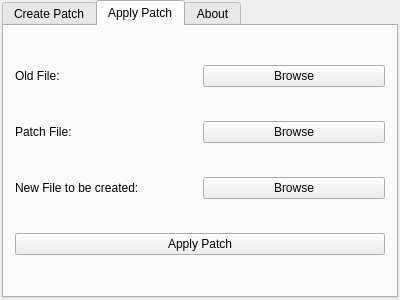
<?xml version="1.0" encoding="UTF-8"?>
<ui version="4.0">
 <class>MainWindow</class>
 <widget class="QMainWindow" name="MainWindow">
  <property name="geometry">
   <rect>
    <x>0</x>
    <y>0</y>
    <width>400</width>
    <height>300</height>
   </rect>
  </property>
  <property name="windowTitle">
   <string>MainWindow</string>
  </property>
  <widget class="QWidget" name="centralWidget">
   <layout class="QGridLayout" name="gridLayout">
    <property name="leftMargin">
     <number>2</number>
    </property>
    <property name="topMargin">
     <number>0</number>
    </property>
    <property name="rightMargin">
     <number>2</number>
    </property>
    <property name="bottomMargin">
     <number>2</number>
    </property>
    <item row="0" column="0">
     <widget class="QTabWidget" name="tabWidget">
      <property name="currentIndex">
       <number>1</number>
      </property>
      <widget class="QWidget" name="tab">
       <attribute name="title">
        <string>Create Patch</string>
       </attribute>
       <layout class="QGridLayout" name="gridLayout_4">
        <item row="0" column="1">
         <widget class="QPushButton" name="create_sourceFileButton">
          <property name="text">
           <string>Browse</string>
          </property>
         </widget>
        </item>
        <item row="1" column="1">
         <widget class="QPushButton" name="create_newFileButton">
          <property name="text">
           <string>Browse</string>
          </property>
         </widget>
        </item>
        <item row="1" column="0">
         <widget class="QLabel" name="create_newFileLabel">
          <property name="text">
           <string>New version of Source File:</string>
          </property>
         </widget>
        </item>
        <item row="0" column="0">
         <widget class="QLabel" name="create_sourceFileLabel">
          <property name="text">
           <string>Source File:</string>
          </property>
         </widget>
        </item>
        <item row="2" column="0">
         <widget class="QLabel" name="create_patchFileLabel">
          <property name="text">
           <string>Patch File to be created:</string>
          </property>
         </widget>
        </item>
        <item row="2" column="1">
         <widget class="QPushButton" name="create_patchFileButton">
          <property name="text">
           <string>Browse</string>
          </property>
         </widget>
        </item>
        <item row="3" column="0" colspan="2">
         <widget class="QPushButton" name="create_initButton">
          <property name="text">
           <string>Create Patch</string>
          </property>
         </widget>
        </item>
       </layout>
      </widget>
      <widget class="QWidget" name="tab_2">
       <attribute name="title">
        <string>Apply Patch</string>
       </attribute>
       <layout class="QGridLayout" name="gridLayout_5">
        <item row="0" column="0">
         <widget class="QLabel" name="apply_oldFileLabel">
          <property name="text">
           <string>Old File:</string>
          </property>
         </widget>
        </item>
        <item row="0" column="1">
         <widget class="QPushButton" name="apply_oldFileButton">
          <property name="text">
           <string>Browse</string>
          </property>
         </widget>
        </item>
        <item row="1" column="0">
         <widget class="QLabel" name="apply_patchFileLabel">
          <property name="text">
           <string>Patch File:</string>
          </property>
         </widget>
        </item>
        <item row="1" column="1">
         <widget class="QPushButton" name="apply_patchFileButton">
          <property name="text">
           <string>Browse</string>
          </property>
         </widget>
        </item>
        <item row="2" column="0">
         <widget class="QLabel" name="apply_newFileLabel">
          <property name="text">
           <string>New File to be created:</string>
          </property>
         </widget>
        </item>
        <item row="2" column="1">
         <widget class="QPushButton" name="apply_newFileButton">
          <property name="text">
           <string>Browse</string>
          </property>
         </widget>
        </item>
        <item row="3" column="0" colspan="2">
         <widget class="QPushButton" name="apply_initButton">
          <property name="text">
           <string>Apply Patch</string>
          </property>
         </widget>
        </item>
       </layout>
      </widget>
      <widget class="QWidget" name="tab_3">
       <attribute name="title">
        <string>About</string>
       </attribute>
       <widget class="QLabel" name="label">
        <property name="geometry">
         <rect>
          <x>10</x>
          <y>10</y>
          <width>241</width>
          <height>111</height>
         </rect>
        </property>
        <property name="text">
         <string>BSDiff GUI utility 
Created by Andrew Fischbeck</string>
        </property>
       </widget>
      </widget>
     </widget>
    </item>
   </layout>
  </widget>
 </widget>
 <layoutdefault spacing="6" margin="11"/>
 <resources/>
 <connections/>
</ui>
